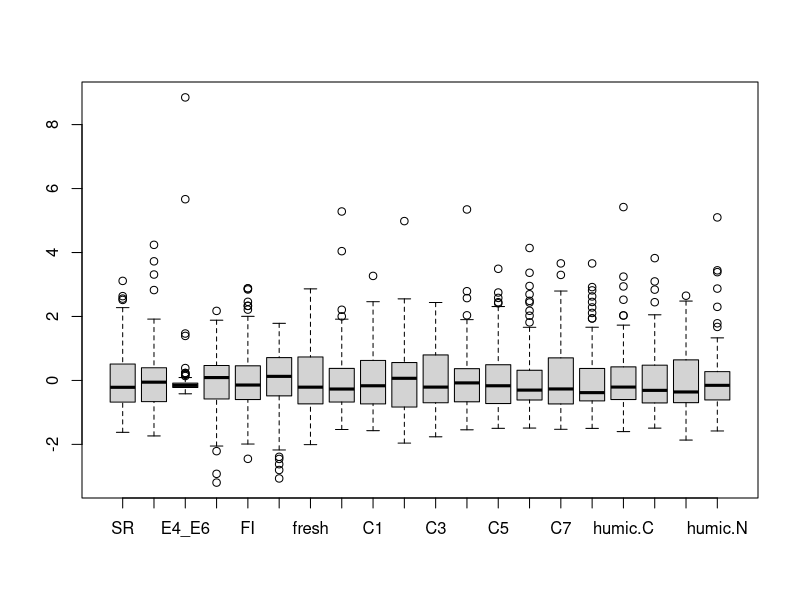
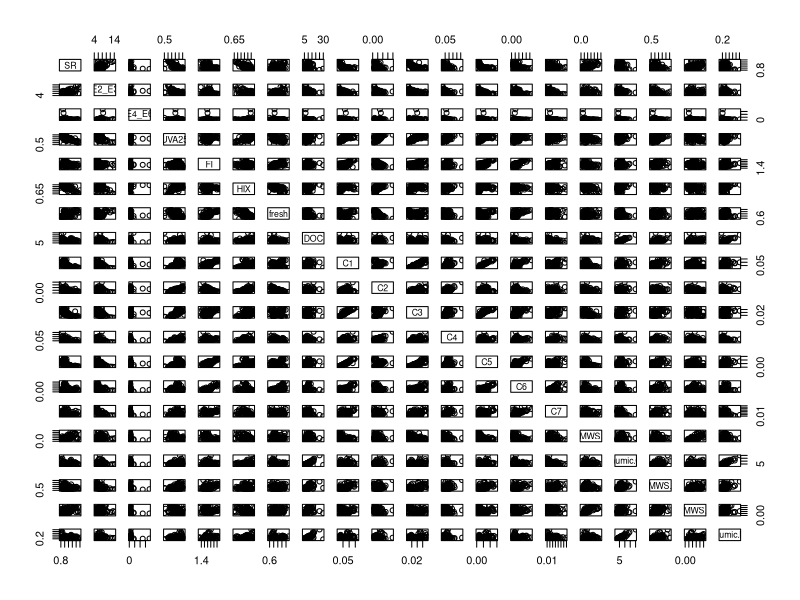
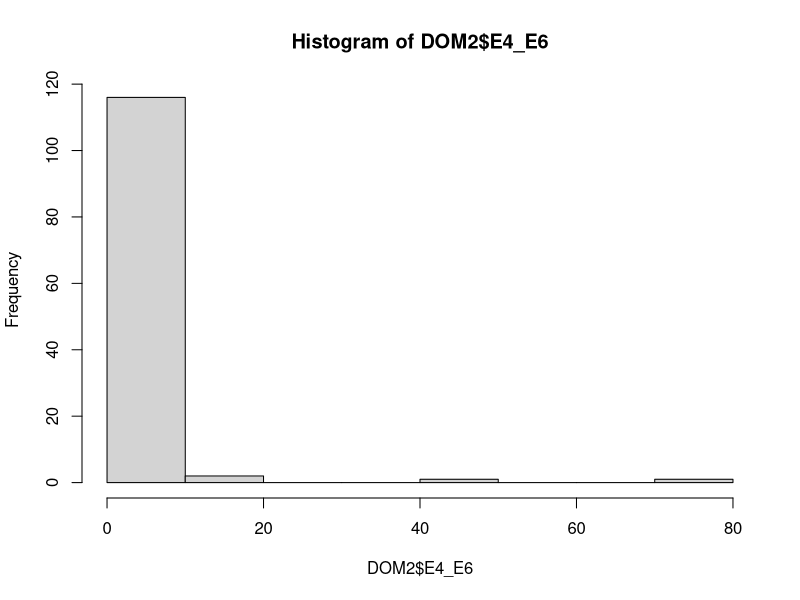
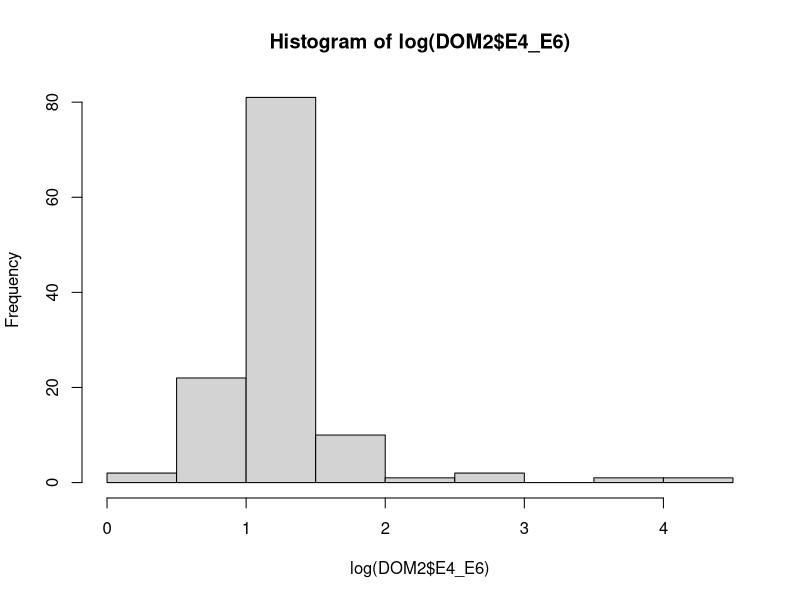
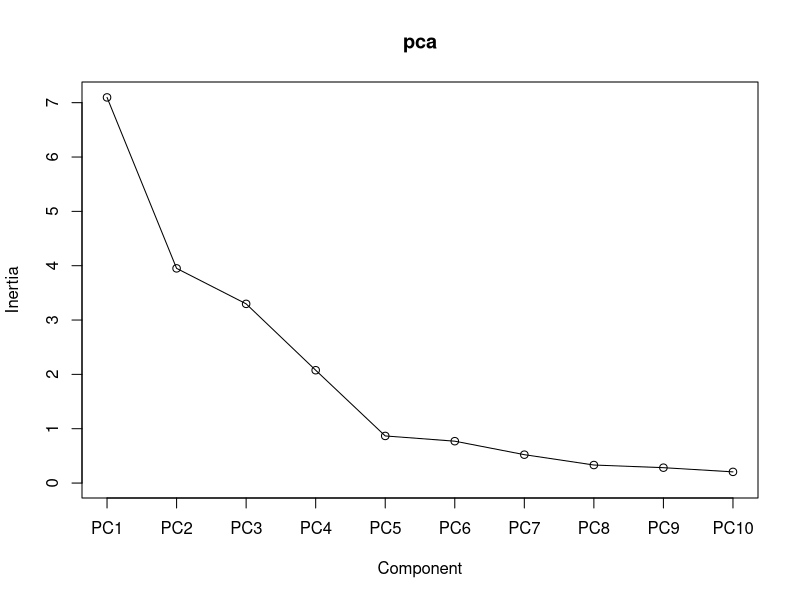
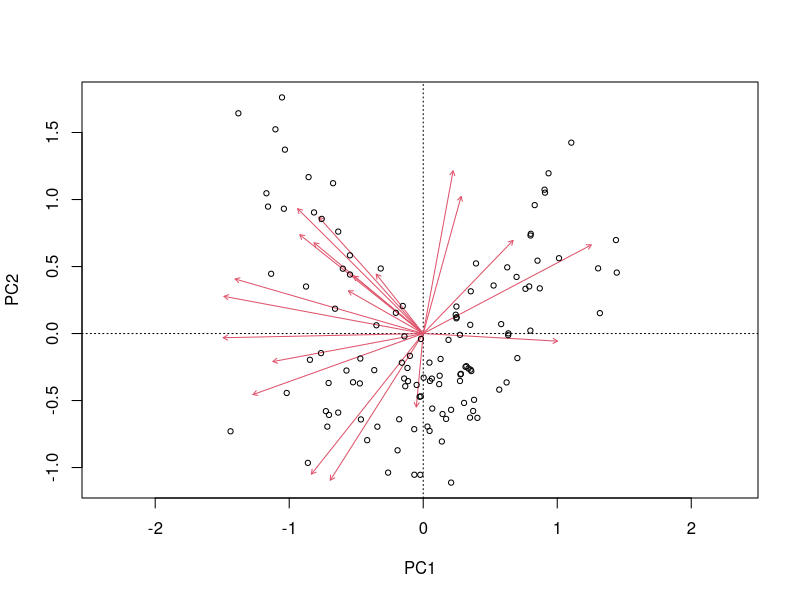
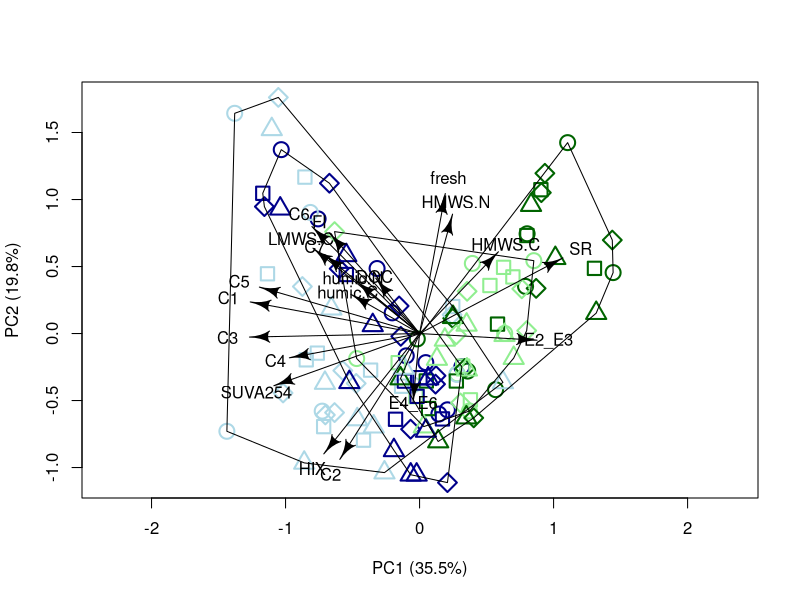
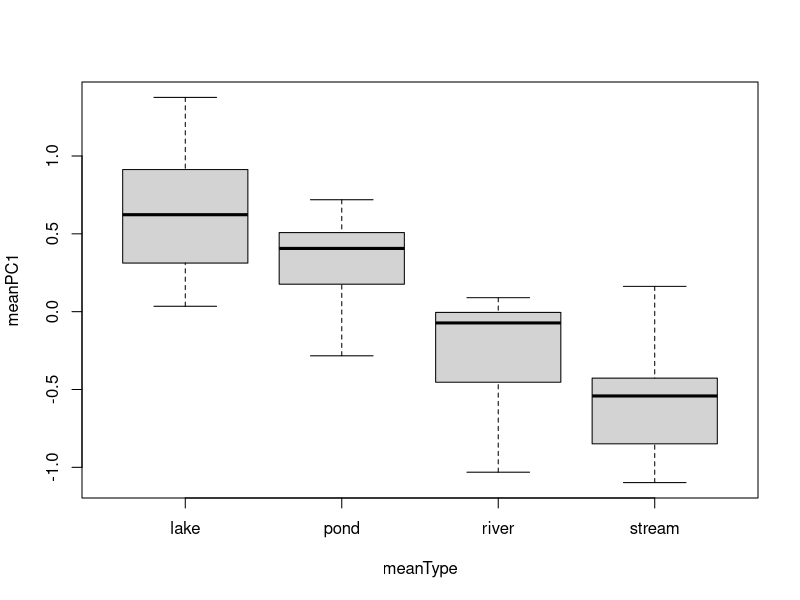

Source code (R) for these figures, in order:
## ---- chunk 1
knitr::opts_chunk$set(echo = TRUE, error=TRUE)
## ---- chunk 2
library(vegan)
library(MASS)
library(shape) # just for better arrows drawing
## ---- chunk 3
DOM<-read.table(file="data/DOM_Berlin_Romero.txt",header=TRUE)
names(DOM)
## ---- chunk 4
DOM2<-DOM[,8:27] # only these variables have complete info for all seasons
any(is.na(DOM[,8:27]))
boxplot(scale(DOM2))
# also make histograms
# maybe consider transformation of variables to improve linearity of relationships
plot(DOM2)
# use quartz() or x11() to open a separate graphical device if you need it

# # variable E4_E6 behaves differently than others (highly skewed)
any(DOM2$E4_E6<=0)
hist(DOM2$E4_E6)
hist(log(DOM2$E4_E6))
DOM2$E4_E6<-log(DOM2$E4_E6)

# run PCA
#with package vegan
pca<-rda(DOM2, scale=TRUE)
# alternatively use prcromp from pca<-prcomp(DOM2, center=TRUE, scale.=TRUE)

#summary(pca)
#eigenvals(pca)
screeplot(pca,type="lines")
# We keep 2 axes of the PCA for graphing and further analysis. Alternatively we could keep 4, which is supported by the Scree plot as well and also by the eigenvalues (these drop below 1 at PC5)
## ---- chunk 5
# correlation biplot
biplot(pca) # quick and dirty

# plot by hand:
# use different colors for water body types
#str(DOM)
DOM$col.type<-as.factor(DOM$Type)
levels(DOM$col.type)
levels(DOM$col.type)<-c("darkgreen","lightgreen","darkblue","lightblue")
DOM$col.type<-as.character(DOM$col.type)

# could use different symbols for season
DOM$pch.season<-as.factor(DOM$Season)
levels(DOM$pch.season)<-c(21:24)
DOM$pch.season<-as.numeric(as.character(DOM$pch.season))

site_scores<-scores(pca, display="sites")
loadings<-scores(pca, display="species")

#select only most important variables for plotting
pc1_loads<-sort(abs (loadings[,1]), decreasing = TRUE)
pc2_loads<-sort(abs (loadings[,2]), decreasing = TRUE)
sel.loads.names<-c(names(pc1_loads)[1:5], names(pc2_loads)[1:5])
sel.loads<-loadings[sel.loads.names,]
#you could now use "sel.loads" instead of "loadings" in the plot

#biplot
#summary(pca)
plot(site_scores, asp=1, pch=DOM$pch.season, col=DOM$col.type,cex=2,lwd=2,
     xlab="PC1 (35.5%)", ylab="PC2 (19.8%)")
arrows<-loadings*0.8 # with reduction factor
arrows.text<-arrows*1.2 # position of text
Arrows(x0=0,y0=0,x1=arrows[,1],y1=arrows[,2])
text(x=arrows.text[,1], y=arrows.text[,2], labels=rownames(loadings))

#belongs to task 3
ordihull(pca, groups=DOM$Type) #could link groups together, however, for this particular graph it seems too much

## ---- chunk 6
# run 2-way ANOVA assuming complete independence between all cases and seasons (120 different water bodies...)
m<-lm(site_scores[,1]~Season*Type,data=DOM)
anova(m)
# could do Bartlett-test, etc...
# a bit sloppy because it ignores repeated measures for each site, thus wrong
# could include "site" as random factor in a mixed model (but we don´t know how this works)
# or compute average per site over 4 seasons, information loss, but correct test
meanPC1<-tapply(site_scores[,1],DOM$Site, mean) # site-specific average location on PC1
varPC1<-tapply(site_scores[,1], DOM$Site, var) # site-specific seasonal variance on PC1
meanType<-DOM$Type[match(names(meanPC1), DOM$Site)]

boxplot(meanPC1~meanType)
bartlett.test(meanPC1~meanType) #test for variance homogeneity to meet ANOVA prerequisite

m2<-lm(meanPC1~meanType)
anova(m2)

TukeyHSD(aov(m2))
# there is a significant effect of water body type on mean location along PC1

boxplot(log(varPC1)~meanType)
bartlett.test(log(varPC1)~meanType)

m3<-lm(log(varPC1)~meanType)
anova(m3)
# there is NO significant effect of water body type on seasonal variance along PC1
## ---- chunk 7
#not done
## ---- chunk 8
# Extract drivers
DOM4<-DOM[,35:38]
#apply(DOM4, 2, hist)
DOM4<-log1p(DOM4) #log1p because of zeros
boxplot(scale(DOM4))
DOM4<-scale(DOM4)

# first just rebuild plot from above
plot(site_scores, pch=DOM$pch.season,col=DOM$col.type,cex=2,lwd=2,
     xlab="PC1 (35.5%)", ylab="PC2 (19.7%)")
arrows<-loadings # with reduction factor
arrows.text<-arrows*1.2 # position of text
Arrows(x0=0,y0=0,x1=arrows[,1],y1=arrows[,2])
text(x=arrows.text[,1], y=arrows.text[,2], labels=rownames(loadings))


## and use envfit to fit drivers onto the ordination
# The function envfit calculates multiple regression of environmental variable with ordination axes (environmental variable is used as dependent and selected ordination axes as explanatory variables). Significance is tested by permutation test. Vectors (for continual variables) and centroids (for categorical variables) can be projected onto ordination diagram using plot function. 
fit<-envfit(pca, DOM4)
plot(fit, col = "red")

#Alternatively, one could add drivers as a surface plotted in the ordination
ordisurf(pca, DOM4[,1], add=TRUE) #here done only for one driver

# consider regressions to explain DOM quality
m1<-lm(site_scores[,1]~., data=data.frame(DOM4))
summary(m1)


## ---- chunk 9
# do this much better with a RDA
zDOM2<-scale(DOM2) # must at least be centered even if dimensionally homogeneous!
xmat<-data.frame(DOM4) # the constraints (or drivers or predictors)
myrda<-rda(zDOM2~.,data=xmat) # take care: confusing X and Y argument names if you work without formula notation

R2.obs <- RsquareAdj(myrda)$r.squared #observed variance explained


#Permutation test to test significance of our result:
xmat.rand <- xmat[sample(1:nrow(xmat)),]  # the function "sample" will reshuffle the rows with constraints
myrda.rand<-rda(zDOM2~.,data=xmat.rand) #
RsquareAdj(myrda.rand)$r.squared
#put this in loop and do it n.perm times
n.perm <- 99  # set the number of permutations
R2.rand <- rep(NA,n.perm)
for(i in 1:n.perm){
        xmat.rand <- xmat[sample(1:nrow(xmat)),]
        myrda.rand<-rda(zDOM2~.,data=xmat.rand) #
        R2.rand[i]<-RsquareAdj(myrda.rand)$r.squared 
}        

# The vector R2.rand contains 99 values of variance explained by random variables.
R2 <- c (R2.rand, R2.obs)
hist (R2, nclass = length(R2))  #argument "nclass" separates the bars into n.perm categories
abline (v = R2.obs, col = 'red')  # red line to indicate where in the histogram is the observed value

# To calculate the significance, we need to know what is the number of cases in which the variance explained by random explanatory variables was higher or equal to the observed one (explained by real variables).
P <- sum (R2 >= R2.obs)/(n.perm + 1)  # 0.01
#The resulting P-value is 0.01, which is the lowest P-value we can get with the Monte Carlo permutation test based on 99 permutations.

# the test of the significance for constrained ordination is done by function anova (this may be a bit confusing name, since it is not really calculating ANOVA) 
anova(myrda,by="axis",model="direct",perm.max=9999,step=1000)
anova(myrda,by="term",model="direct",perm.max=9999,step=1000)
anova(myrda,by="margin",model="direct",perm.max=9999,step=1000) #testing the variance explained by each explanatory variable with all the others used as covariables (independently from their order in the model)

sites<-scores(myrda,choices=c(1,2),display="sites",scaling=1)
lcs<-scores(myrda,choices=c(1,2),display="lc",scaling=1)
species<-scores(myrda,choices=c(1,2),display="species",scaling=1)
constraints<-scores(myrda,choices=c(1,2),display="bp",scaling=1) 

plot(sites,asp=1,pch=DOM$pch.season,col=DOM$col.type,cex=2,lwd=2)

arrows.spec<-species*0.3 # with reduction/extension factor
arrows.spec.text<-arrows.spec*1.2 # position of text
Arrows(x0=0,y0=0,x1=arrows.spec[,1],y1=arrows.spec[,2],lwd=1,arr.length=0,col="red")
text(arrows.spec.text[,1:2],label=rownames(species),pos=4,cex=1,col="red")

arrows.const<-constraints*0.8 # with reduction/extension factor
arrows.const.text<-arrows.const*1.2
Arrows(x0=0,y0=0,x1=arrows.const[,1],y1=arrows.const[,2],lwd=1,col="blue")
text(arrows.const.text,label=rownames(constraints),pos=4,cex=1,col="blue")

